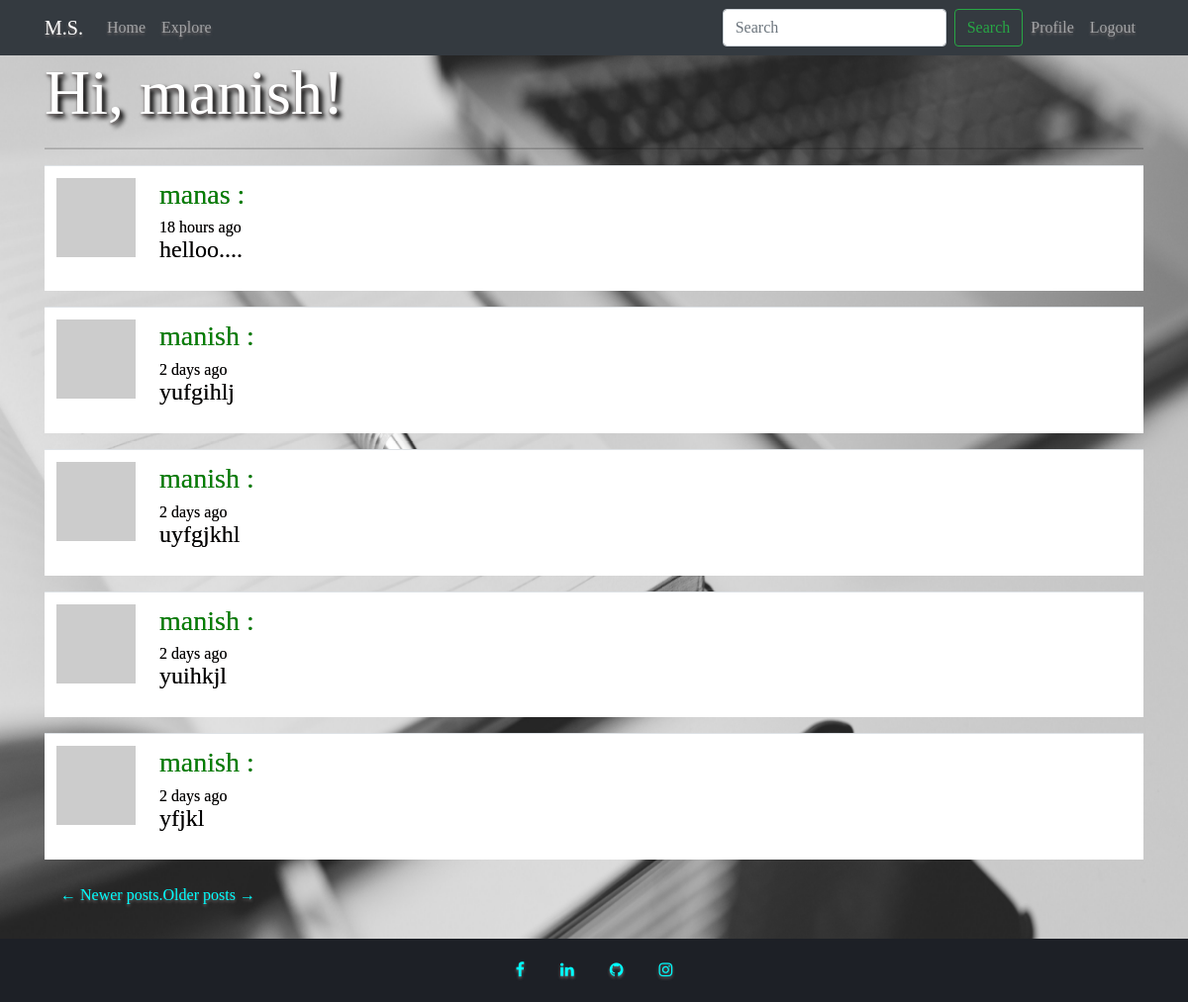
The page /explore (signed in) on the database its author committed.
### app/models.py (models this page shows, shortened)
class User(UserMixin, db.Model):
    id = db.Column(db.Integer, primary_key=True)
    username = db.Column(db.String(64), index=True, unique=True)
    email = db.Column(db.String(120), index=True, unique=True)
    password_hash = db.Column(db.String(128))
    posts = db.relationship('Post', backref='author', lazy='dynamic')
    about_me = db.Column(db.String(140))
    last_seen = db.Column(db.DateTime, default=datetime.utcnow)
    def avatar(self, size):
        digest = md5(self.email.lower().encode('utf-8')).hexdigest()
        return 'https://www.gravatar.com/avatar/{}?d=identicon&s={}'.format(digest, size)
    followed = db.relationship(
        'User', secondary=followers,
        primaryjoin=(followers.c.follower_id == id),
        secondaryjoin=(followers.c.followed_id == id),
        backref=db.backref('followers', lazy='dynamic'), lazy='dynamic')

class SearchableMixin(object):
    @classmethod
    def before_commit(cls, session):
        session._changes = {
            'add': list(session.new),
            'update': list(session.dirty),
            'delete': list(session.deleted)
        }
    @classmethod
    def after_commit(cls, session):
        for obj in session._changes['add']:
            if isinstance(obj, SearchableMixin):
                add_to_index(obj.__tablename__, obj)
        for obj in session._changes['update']:
            if isinstance(obj, SearchableMixin):
                add_to_index(obj.__tablename__, obj)
        for obj in session._changes['delete']:
            if isinstance(obj, SearchableMixin):
                remove_from_index(obj.__tablename__, obj)
        session._changes = None

class Post(SearchableMixin,db.Model):
    __searchable__ = ['body']
    id = db.Column(db.Integer, primary_key=True)
    body = db.Column(db.String(140))
    timestamp = db.Column(db.DateTime, index=True, default=datetime.utcnow)
    user_id = db.Column(db.Integer, db.ForeignKey('user.id'))

### app/main/routes.py (the view)
@bp.route('/explore')
@login_required
def explore():
    page = request.args.get('page', 1, type=int)
    posts = Post.query.order_by(Post.timestamp.desc()).paginate(
        page, current_app.config['POSTS_PER_PAGE'], False)
    next_url = url_for('main.explore', page=posts.next_num) \
        if posts.has_next else None
    prev_url = url_for('main.explore', page=posts.prev_num) \
        if posts.has_prev else None
    return render_template('index.html', title='Explore',
                           posts=posts.items, next_url=next_url,
                           prev_url=prev_url)

### app/main/forms.py
class SearchForm(FlaskForm):
    q = StringField('Search', validators=[DataRequired()])
    def __init__(self, *args, **kwargs):
        if 'formdata' not in kwargs:
            kwargs['formdata'] = request.args
        if 'csrf_enabled' not in kwargs:
            kwargs['csrf_enabled'] = False
        super(SearchForm, self).__init__(*args, **kwargs)

### app/main/routes.py (called while the page is built)
@bp.before_app_request
def before_request():
    if current_user.is_authenticated:
        current_user.last_seen = datetime.utcnow()
        db.session.commit()

@bp.before_app_request
def before_request():
    if current_user.is_authenticated:
        current_user.last_seen = datetime.utcnow()
        db.session.commit()
        g.search_form = SearchForm()

### app/models.py (called while the page is built)
@login.user_loader
def load_user(id):
    return User.query.get(int(id))

### app/templates/index.html (shortened to what this page needs)
<html>
    <head>
        <link rel="stylesheet" href="https://stackpath.bootstrapcdn.com/bootstrap/4.1.2/css/bootstrap.min.css">
        <link rel="stylesheet" href="{{ url_for('static', filename='css/home.css') }}">
        <link rel="stylesheet" href="https://cdnjs.cloudflare.com/ajax/libs/font-awesome/4.7.0/css/font-awesome.min.css">
        </head>
    <body>
        <div class="image">
        <nav class="navbar navbar-expand-lg navbar-dark bg-dark">
                <div class="container">
                <a class="navbar-brand" href="{{ url_for('auth.home') }}">M.S.</a>
                <div class="collapse navbar-collapse" id="navbarSupportedContent">
                  <ul class="navbar-nav mr-auto">
                    <li class="nav-item">
                      <a class="nav-link" href="{{ url_for('auth.login') }}">Home <span class="sr-only">(current)</span></a>
                    </li>
                    <li class="nav-item">
                      <a class="nav-link" href="{{ url_for('main.explore') }}">Explore</a>
                    </li>
                  </ul>
                  <ul class="nav navbar-nav navbar-right">
                        {% if current_user.is_anonymous %}
                        <li><a class="nav-link" href="{{ url_for('auth.login') }}">Login</a></li>
                        <li><a class="nav-link" href="{{ url_for('auth.register') }}">Register Here</a></li>
                        {% else %}
                        <form class="form-inline my-2 my-lg-0">
                                <input class="form-control mr-sm-2" type="search" placeholder="Search" aria-label="Search">
                                <button class="btn btn-outline-success my-2 my-sm-0" type="submit">Search</button>
                        </form>
                        <li><a class="nav-link" href="{{ url_for('main.user', username=current_user.username) }}">Profile</a></li>
                        <li><a class="nav-link" href="{{ url_for('auth.logout') }}">Logout</a></li>
                        {% endif %}
                    </ul>
                </div>
            </div>
              </nav>
    <div class="container">
        {% block app_content %}
        <div class="heading"><h1 class="asdf">Hi, {{ current_user.username }}!</h1>
            <hr>
        </div>
        {% for post in posts %}
        {% include 'post.html' %}
        {% endfor %}
        {% if posts %}
        <nav class="navbar navbar-expand-sm ">
                <ul class="nav">
                    <li class="previous{% if not prev_url %} disabled{% endif %} nav-item">
                        <a href="{{ prev_url or '#' }}">
                            <span aria-hidden="true">&larr;</span> Newer posts.
                        </a>
                    </li>
                    <li class="next{% if not next_url %} disabled{% endif %} nav-item">
                        <a href="{{ next_url or '#' }}">
                                                                       Older posts <span aria-hidden="true">&rarr;</span>
                        </a>
                    </li>
                </ul>
            </nav>
        <br>
        {% else %}
        <br><br><br><br><br><br><br><br><br><br>
        {% endif %}
        {% endblock %}
    </div>
    </div>
    <footer id="footer">
        <div class="container">
            <div class="row">
                    <div class="col-sm-12 text-center">
                        <div class="social-icon">
                                <a href="https://www.facebook.com/manish.saini.52831666"><i class="fa fa-facebook"></i></a>
                                <a href="https://www.linkedin.com/in/manish-saini-3ab812161/"><i class="fa fa-linkedin"></i></a>
                                <a href="https://github.com/Manishsaini698"><i class="fa fa-github"></i></a>
                                <a href="https://www.instagram.com/manish_saini._/"><i class="fa fa-instagram"></i></a>
                        </div>
                    </div>
                </div>
        </div>
    </footer>
    </body>
</html>

### app/templates/post.html
<table class="table table-hover container post">
        <tr>
            <td width="70px">
                <a href="{{ url_for('main.user', username=post.author.username) }}">
                    <img src="{{ post.author.avatar(70) }}" />
                </a>
            </td>
            <td>
                <a href="{{ url_for('main.user', username=post.author.username) }}">
                        <h3>{{ post.author.username }} :</h3>
                </a>
                 {{ moment(post.timestamp).fromNow() }}
                <br>
                <p>{{ post.body }}</p>
            </td>
        </tr>
</table>

### app/static/css/home.css (style rules this page uses)
.image { background: url("/static/images/blogging-business-coding-34578.jpg"); background-repeat: no-repeat; background-size: 100% 120%; background-attachment: fixed; }
h1 { font-family:Phillosopher; font-size: 4em; font-weight: 700px; text-shadow: 0px 2px 3px #6d6767, 4px 4px 5px black, 2px 2px 2px gray; }
p { font-family: Merienda; font-size: 1.2em; text-shadow: 0px 2px 3px #6d6767, 4px 4px 5px black, 2px 2px 2px gray; }
body { font-family: Phillosopher; color: white; text-shadow: 0px 2px 3px #6d6767, 4px 4px 5px black, 2px 2px 2px gray; }
hr { width: 30%; border-bottom: 1px solid rgba(0,0,0,0.2); border-top : 0px 2px 3px #6d6767; }
a { color: aqua; text-shadow: 0px 2px 3px #6d6767; }
.post { padding-left: 5px; text-size-adjust: 30px; text-shadow: 0px 0px 0px#6d6767; color: black; background-color: white ; font-family: 'Times New Roman'; }
.post p { font-size: 1.5em; font-family: 'Crimson Text', serif; text-shadow: 0px 0px 0px#6d6767; }
.post h3 { color:green; text-shadow: 0px 0px 0px#6d6767; }
.heading hr { width: 100%; border-bottom: 1px solid rgba(0,0,0,0.2); border-top : 0px 2px 3px #6d6767; }
footer { background-color: #1d2026; padding-top:20px; padding-bottom: 20px; background-size: cover; background-attachment: fixed; }
.social-icon a { margin: 0 16px 20px 16px; display: inline; }

### rows shown on the page
User: username "manish"
Post: author.username "manas", timestamp "18 hours ago", body "helloo...."
Post: author.username "manish", timestamp "2 days ago", body "yufgihlj"
Post: author.username "manish", timestamp "2 days ago", body "uyfgjkhl"
Post: author.username "manish", timestamp "2 days ago", body "yuihkjl"
Post: author.username "manish", timestamp "2 days ago", body "yfjkl"
